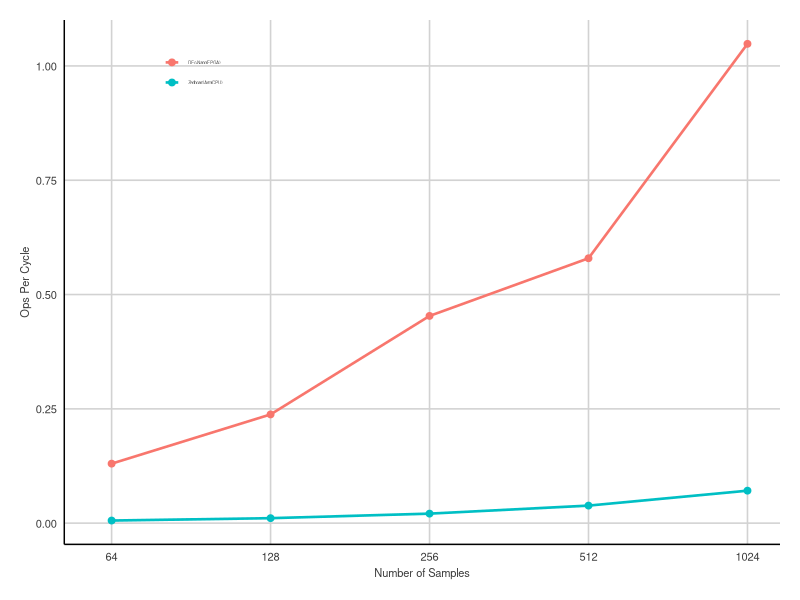

This chart was generated by the following R code:
library(ggplot2)
require(grid)
library(ggthemes)

df <- read.csv("CL_1DFIR_Profile_Ops.csv",header=TRUE,sep=",")
pdf("CL_1DFIR_Profile_Ops.pdf",width=4,height=3)

p<-ggplot(data=df,aes(group=factor(Device),color=factor(Device),x=Samples,y=Ops_Per_Cyc))+
  geom_line(size=0.9)+
  geom_point(size=2)+
  scale_x_log10(breaks=c(64,128,256,512,1024),limits=c(60,1024),labels=c("64","128","256","512","1024"))+
  scale_y_continuous()+
  scale_color_hue();

p + theme_fivethirtyeight() %+replace% theme(axis.title=element_text(),axis.title.y=theme_bw()$axis.title.y) +
  ylab('Ops Per Cycle')+xlab('Number of Samples')+
  theme(
    legend.position=c(0.18,0.9),
    legend.title=element_blank(),
    legend.background = element_rect(fill="transparent"),
    legend.key=element_blank(),
    legend.key.width=unit(0.4,"cm"),
    legend.key.height=unit(0.3,"cm"),
    plot.background=element_blank(),
    text = element_text(size=8),
    axis.text.x=element_text(angle=0,hjust=0.5,size=8),
    axis.text.y=element_text(angle=0,hjust=1,size=8),
    legend.text=element_text(size=3)) +
  theme(axis.line.x = element_line(color = 'black',size=0.5, linetype='solid'),axis.line.y = element_line(color = 'black',size=0.5, linetype='solid'))+
  theme(axis.line = element_line(colour = "black"),
        panel.border = element_blank(),
        panel.background = element_blank())+
  guides(
    color=guide_legend(ncol=1))
# + theme(axis.line.x = element_line(color = 'black'),
#       axis.line.y = element_line(color = 'black'))
